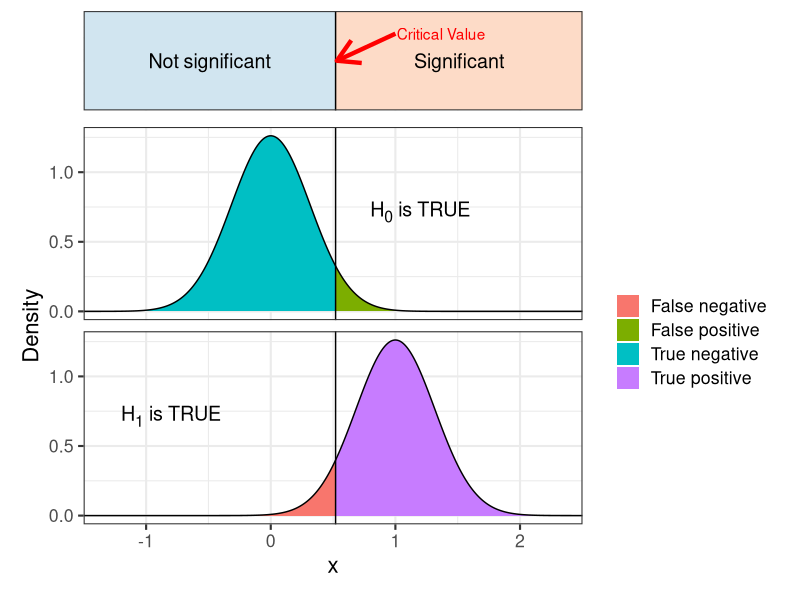
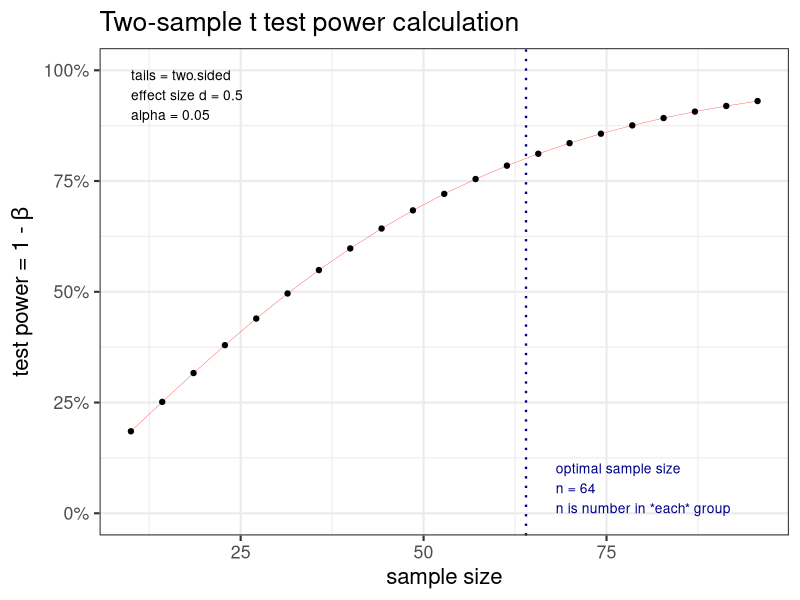
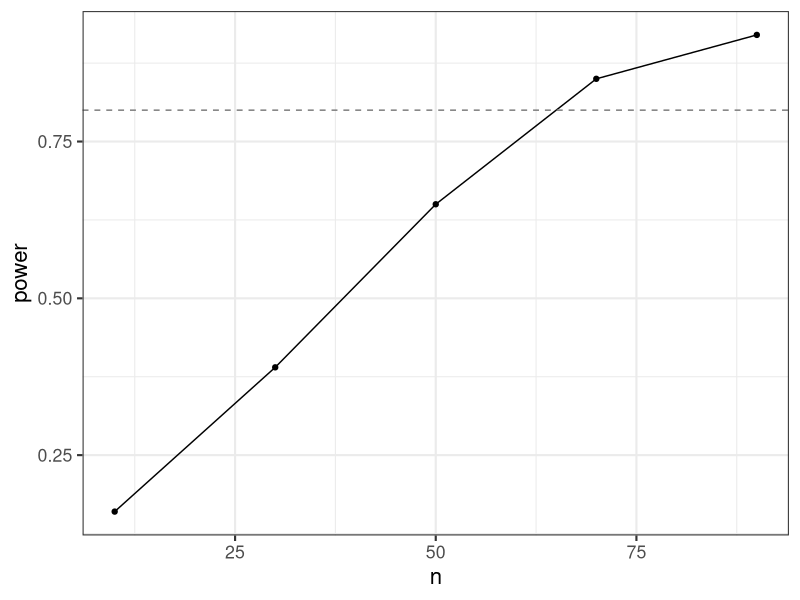
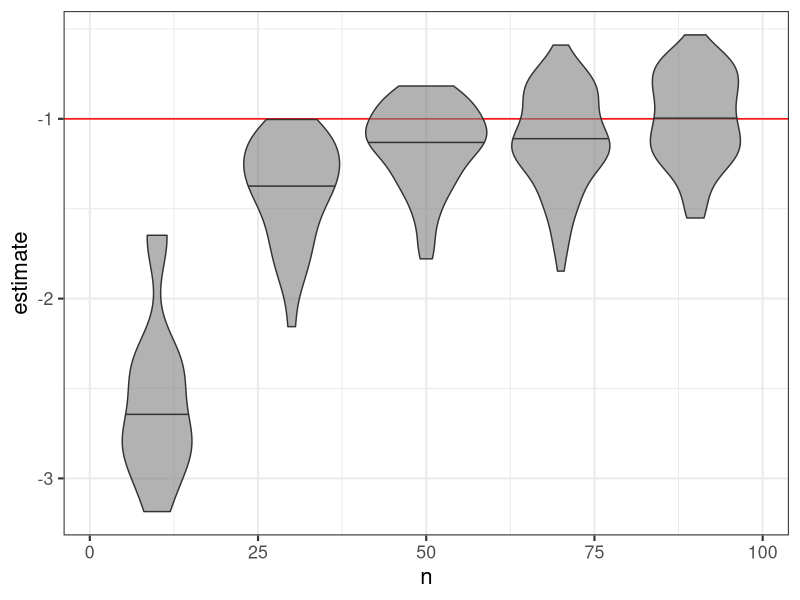

Here is the R script that generated these plots, in order:
## ---- chunk 1
library("tidyverse")
theme_set(theme_bw(base_size = 16))
set.seed(42) # for reproducibility
## ---- chunk 2
library(tidyverse)
library(patchwork)

n <- 10
alpha <- 0.05
delta <- 1
sd <- 1
mx <- 2.5
mn <- -1.5

crit <- qnorm(alpha, mean = 0, sd = sd/sqrt(n), lower.tail = FALSE)

H0 <- tibble(x = seq(mn, mx, length = 1001), 
       y = dnorm(x = x, mean = 0, sd = sd / sqrt(n)), 
       what = if_else(x < crit, true = "True negative", false = "False positive"))

H1 <- tibble(x = seq(mn, mx, length = 1001), 
       y = dnorm(x = x, mean = delta, sd = sd / sqrt(n)), 
       what = if_else(x > crit, true = "True positive", false = "False negative"))
  
H <- bind_rows(`H[0]` = H0, 
          `H[1]` = H1, 
          .id = "Hypothesis")

top <- ggplot() +
  geom_rect(aes(xmin  = xmin, xmax = xmax, ymin = -Inf, ymax = Inf, fill = I(fill)), 
            data = tibble(xmin = c(mn, crit), xmax = c(crit, mx), fill = c("#D1E5F0", "#FDDBC7"))) +
  geom_text(aes(x = x, y = 0.5, label = label), tibble(x = c((mn + crit)/2, (mx + crit)/2), label = c("Not significant", "Significant")), size = 5) +
  geom_vline(aes(xintercept = crit)) +
    geom_text(
      aes(y = y, x = x, label = label), 
      data = tibble(x= 1, y = 0.8, label = "Critical Value", Hypothesis = "H[0]" ), 
      inherit.aes = FALSE, hjust = "left", nudge_x = 0.01, colour = "red") +
  geom_segment(
    aes(x = x, xend = xend, y = y, yend = yend),
    tibble(x = 1, xend = crit + 0.01, y = .8, yend = 0.5, Hypothesis = "H[0]"), 
    size = 1.5, colour = "red", arrow = arrow(),  inherit.aes = FALSE)  +
  theme(axis.title = element_blank(), 
        axis.text = element_blank(), 
        axis.ticks = element_blank(), 
        plot.margin = unit(c(0, 0, 0, 0), units = "mm")) +
  ylim(0, 1) +
  scale_x_continuous(expand = c(0, 0))

main <- ggplot(H, mapping = aes(x = x, y = y, fill = what)) + 
  geom_area() +
  geom_line(aes(group = 1)) +
  geom_vline(aes(xintercept = crit)) +
  ggtext::geom_richtext(
    mapping = aes(x = x, y = y, label = label), 
    data = tibble(x = c(1.2, -0.8), y = 0.7, label = c("H<sub>0</sub> is TRUE", "H<sub>1</sub> is TRUE"), Hypothesis = c("H[0]", "H[1]")),
    inherit.aes = FALSE, fill = NA, label.color = NA, size = 5) +
  facet_wrap(~ Hypothesis, ncol = 1, labeller = label_parsed, strip.position = "right") +
  labs(x = "x", y = "Density", linetype = "", fill = "") +
  theme(
    strip.background = element_blank(),
    strip.text = element_blank()) +
  scale_x_continuous(expand = c(0, 0))

top / main + plot_layout(heights = c(1, 4))
## ---- chunk 3
library("pwr")
pow <- pwr.t.test(d = 0.5, sig.level = 0.05, power = 0.8)
pow
## ---- chunk 4
plot(pow)
## ---- chunk 5

# data info
n <- 30 #number observations in each group
delta <- 1 # difference between means
sd <- 2 # standard deviation

# simulate means
mu <- rep(c(0, delta), each = n)

# add noise
y <- mu + rnorm(length(mu), sd = sd)

# predictor
x <- factor(rep(c("A", "B"), each = n))

# run test
test <- t.test(y ~ x)
## ---- chunk 6
test

broom::glance(test)
## ---- chunk 7
sim_t_test <- function(n, delta, sd, ...){
  # simulate means
  mu <- rep(c(0, delta), each = n)
  # add noise
  y <- mu + rnorm(length(mu), sd = sd)
  # predictor
  x <- factor(rep(c("A", "B"), each = n))
  
  # run test
  test <- t.test(y ~ x)
  broom::tidy(test) |> mutate(n = n, delta = delta, sd = sd)
}

sim_t_test(n = 30, delta = 1, sd = 2)

## ---- chunk 8
nrep = 100

n <- rep(seq(10, 100, 20), each = nrep)

runs <- n |> 
  map(~sim_t_test(n = .x, delta = 1, sd = 2)) |> 
  list_rbind() |> 
  mutate(sig = p.value <= 0.05)

p <- runs  |> 
  group_by(n) |> 
  summarise(power = mean(sig)) |> 
  ggplot(aes(x = n, y = power)) +
  geom_line() +
  geom_point()
## ---- chunk 9
p + geom_hline(yintercept = 0.8, linetype = "dashed", colour = "grey50")
## ---- chunk 10
runs |> 
  filter(sig) |> 
  ggplot(aes(x = n, y = estimate, group = n)) +
  geom_hline(yintercept = -1, colour = "red") +
  geom_violin(draw_quantiles = 0.5, fill = "grey50", alpha = 0.6)
